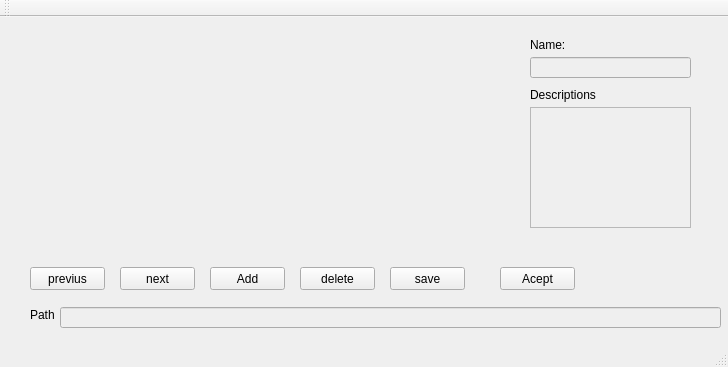
<?xml version="1.0" encoding="UTF-8"?>
<ui version="4.0">
 <class>MainWindow</class>
 <widget class="QMainWindow" name="MainWindow">
  <property name="geometry">
   <rect>
    <x>0</x>
    <y>0</y>
    <width>728</width>
    <height>367</height>
   </rect>
  </property>
  <property name="windowTitle">
   <string>MainWindow</string>
  </property>
  <widget class="QWidget" name="centralWidget">
   <widget class="QLabel" name="label_picture">
    <property name="geometry">
     <rect>
      <x>30</x>
      <y>20</y>
      <width>451</width>
      <height>191</height>
     </rect>
    </property>
    <property name="text">
     <string/>
    </property>
    <property name="scaledContents">
     <bool>true</bool>
    </property>
   </widget>
   <widget class="QPushButton" name="push_previus">
    <property name="geometry">
     <rect>
      <x>30</x>
      <y>250</y>
      <width>75</width>
      <height>23</height>
     </rect>
    </property>
    <property name="text">
     <string>previus</string>
    </property>
   </widget>
   <widget class="QPushButton" name="push_next">
    <property name="geometry">
     <rect>
      <x>120</x>
      <y>250</y>
      <width>75</width>
      <height>23</height>
     </rect>
    </property>
    <property name="text">
     <string>next</string>
    </property>
   </widget>
   <widget class="QPushButton" name="push_save">
    <property name="geometry">
     <rect>
      <x>390</x>
      <y>250</y>
      <width>75</width>
      <height>23</height>
     </rect>
    </property>
    <property name="text">
     <string>save</string>
    </property>
   </widget>
   <widget class="QPushButton" name="push_delete">
    <property name="geometry">
     <rect>
      <x>300</x>
      <y>250</y>
      <width>75</width>
      <height>23</height>
     </rect>
    </property>
    <property name="text">
     <string>delete</string>
    </property>
   </widget>
   <widget class="QPushButton" name="push_add">
    <property name="geometry">
     <rect>
      <x>210</x>
      <y>250</y>
      <width>75</width>
      <height>23</height>
     </rect>
    </property>
    <property name="text">
     <string>Add</string>
    </property>
   </widget>
   <widget class="QLineEdit" name="line_name">
    <property name="enabled">
     <bool>false</bool>
    </property>
    <property name="geometry">
     <rect>
      <x>530</x>
      <y>40</y>
      <width>161</width>
      <height>21</height>
     </rect>
    </property>
   </widget>
   <widget class="QLabel" name="label">
    <property name="geometry">
     <rect>
      <x>530</x>
      <y>20</y>
      <width>51</width>
      <height>16</height>
     </rect>
    </property>
    <property name="text">
     <string>Name:</string>
    </property>
   </widget>
   <widget class="QLabel" name="label_2">
    <property name="geometry">
     <rect>
      <x>30</x>
      <y>290</y>
      <width>47</width>
      <height>16</height>
     </rect>
    </property>
    <property name="text">
     <string>Path</string>
    </property>
   </widget>
   <widget class="QLineEdit" name="line_path">
    <property name="enabled">
     <bool>false</bool>
    </property>
    <property name="geometry">
     <rect>
      <x>60</x>
      <y>290</y>
      <width>661</width>
      <height>21</height>
     </rect>
    </property>
   </widget>
   <widget class="QTextEdit" name="text_description">
    <property name="enabled">
     <bool>false</bool>
    </property>
    <property name="geometry">
     <rect>
      <x>530</x>
      <y>90</y>
      <width>161</width>
      <height>121</height>
     </rect>
    </property>
   </widget>
   <widget class="QLabel" name="label_3">
    <property name="geometry">
     <rect>
      <x>530</x>
      <y>70</y>
      <width>71</width>
      <height>16</height>
     </rect>
    </property>
    <property name="text">
     <string>Descriptions</string>
    </property>
   </widget>
   <widget class="QPushButton" name="push_acept">
    <property name="geometry">
     <rect>
      <x>500</x>
      <y>250</y>
      <width>75</width>
      <height>23</height>
     </rect>
    </property>
    <property name="text">
     <string>Acept</string>
    </property>
   </widget>
  </widget>
  <widget class="QMenuBar" name="menuBar">
   <property name="geometry">
    <rect>
     <x>0</x>
     <y>0</y>
     <width>728</width>
     <height>21</height>
    </rect>
   </property>
  </widget>
  <widget class="QToolBar" name="mainToolBar">
   <attribute name="toolBarArea">
    <enum>TopToolBarArea</enum>
   </attribute>
   <attribute name="toolBarBreak">
    <bool>false</bool>
   </attribute>
  </widget>
  <widget class="QStatusBar" name="statusBar"/>
 </widget>
 <layoutdefault spacing="6" margin="11"/>
 <resources/>
 <connections/>
</ui>
